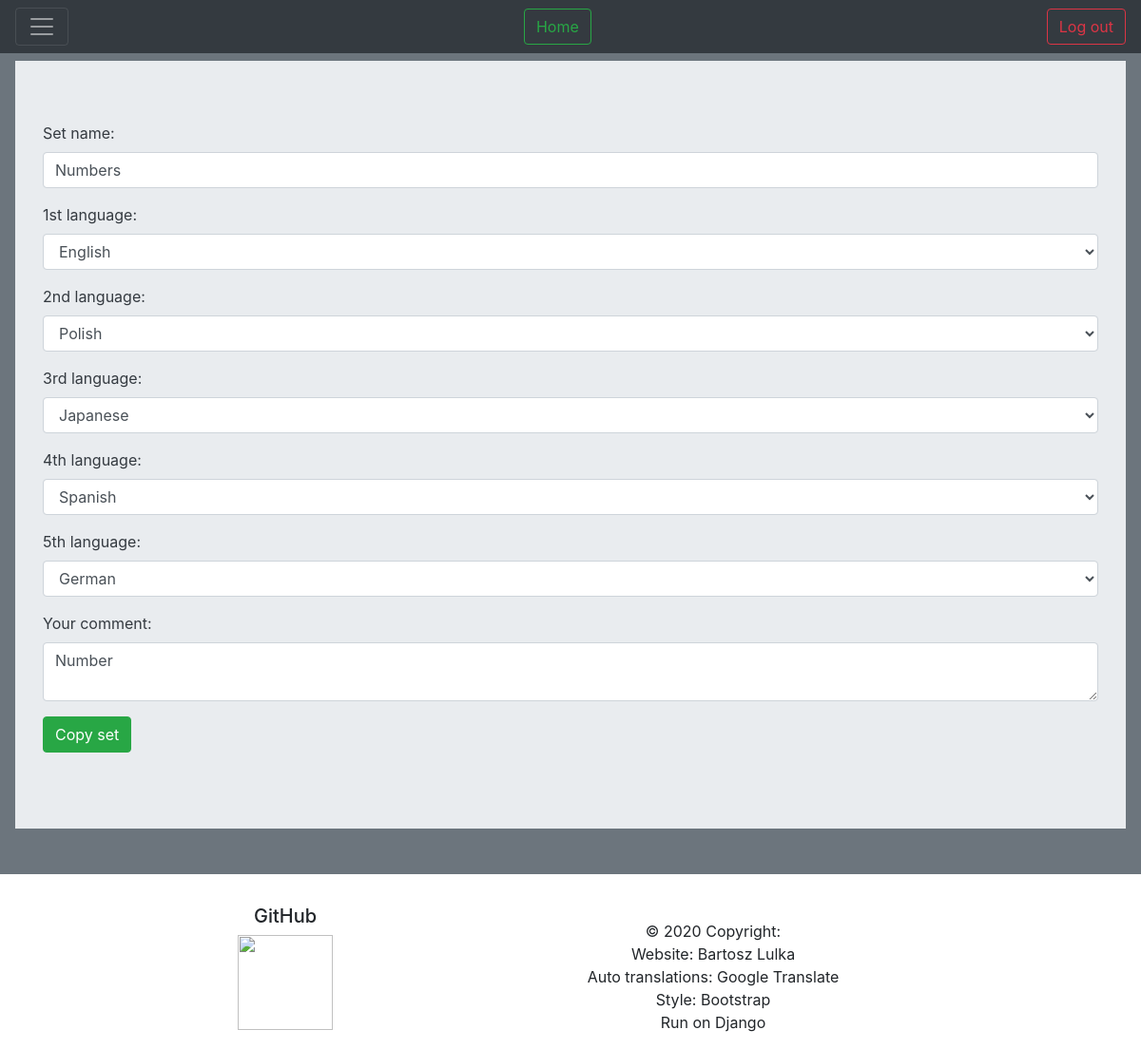
The page /cards/copy_set/57/ (signed in) on the database as committed earlier.
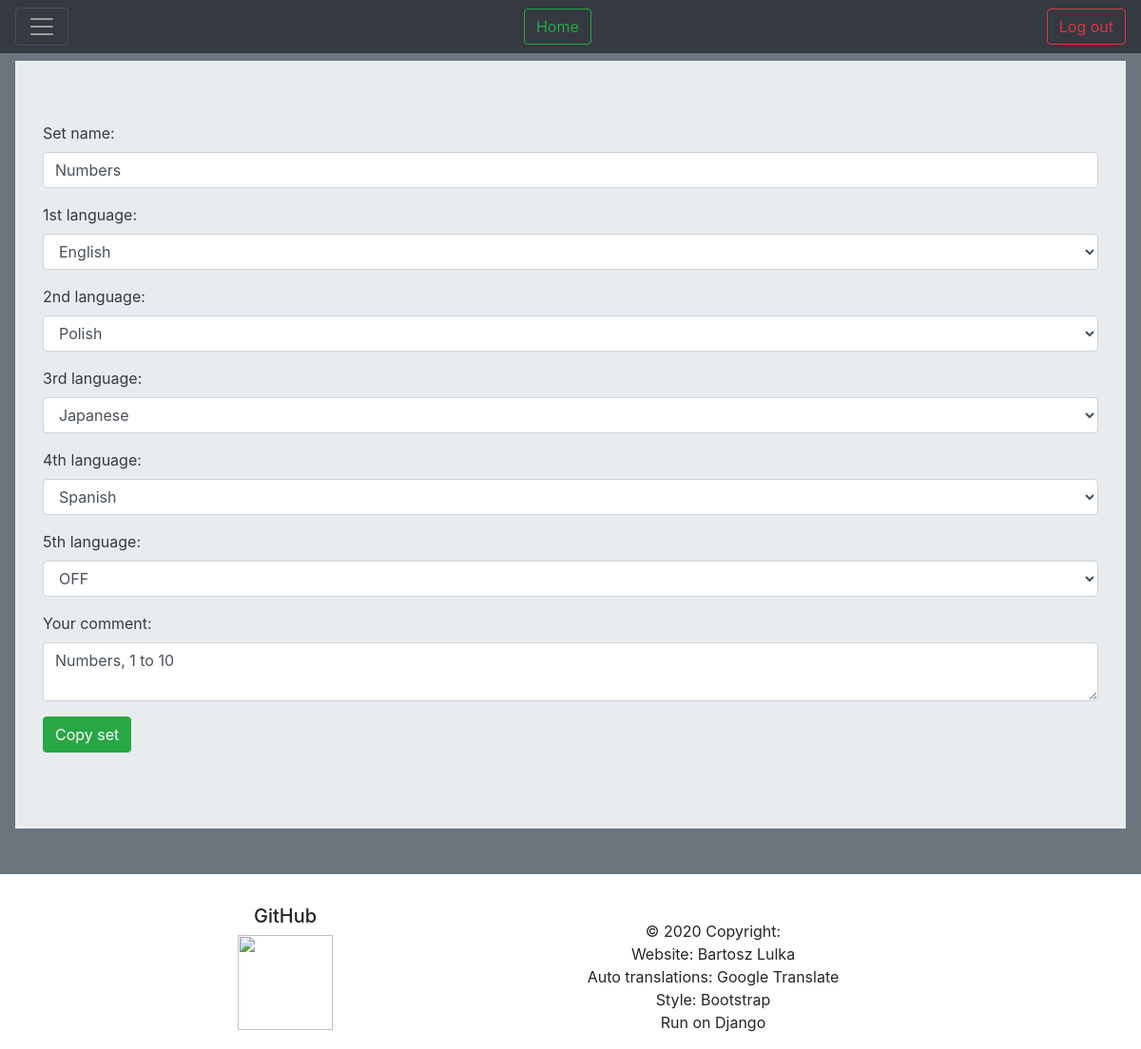
The same page on the database as committed later.
### Cards/models.py (models this page shows, shortened)
class CardFolder(models.Model):
    user = models.ForeignKey(User, on_delete=models.CASCADE)
    name = models.CharField(max_length=200)
    create_date = models.DateField(auto_now_add=True)
    edit_date = models.DateField(auto_now=True)
    lang1 = models.CharField(max_length=5, choices=langcodes.LangCodes, default="en")
    lang2 = models.CharField(max_length=5, choices=langcodes.LangCodes, default="pl")
    lang3 = models.CharField(max_length=5, choices=langcodes.LangCodes, default="ja", blank=True)
    lang4 = models.CharField(max_length=5, choices=langcodes.LangCodes, default="es", blank=True)
    lang5 = models.CharField(max_length=5, choices=langcodes.LangCodes, default="de", blank=True)
    score = models.SmallIntegerField(default=0)
    comment = models.CharField(max_length=400, blank=True)
    public = models.BooleanField(default=False)
    def langs_no(self):
        return len(self.get_langs())
    langs_no.short_description = "No of languages"

### Cards/views.py (the view)
# urls.py: path('copy_set/<int:set_id>/', views.copy_folder, name='copy_folder'),
@login_required
def copy_folder(request, set_id):
    folder = get_object_or_404(CardFolder, id=set_id)
    if request.method == 'POST':
        form = FolderForm(request.POST or None, instance=folder)
        if form.is_valid():
            new_folder = CardFolder.objects.get(id=set_id)
            new_folder.pk = None
            new_folder.id = None
            new_folder.user = request.user
            new_folder.public = False
            new_folder.save()
            for multicard in folder.multicard_set.all():
                new_multicard = MultiCard.objects.get(id=multicard.id)
                new_multicard.id = None
                new_multicard.pk = None
                new_multicard.mastered = False
                new_multicard.score = 0
                new_multicard.priority = 0
                new_multicard.cards_folder = new_folder
                new_multicard.save()
                for card in multicard.card_set.all():
                    new_card = card
                    new_card.pk = None
                    new_card.id = None
                    new_card.mastered = False
                    new_card.score = 0
                    new_card.priority = 0
                    new_card.multi_card = new_multicard
                    new_card.cards_folder = new_folder
                    new_card.save()
            form = FolderForm(request.POST or None, instance=new_folder)
            new_folder = form.save(commit=False)
            new_folder.save()
            t = Thread(target=edit_folder_translate, args=[new_folder])
            t.setDaemon(False)
            t.start()
            return render(request, 'Cards/index.html')
    else:
        form = FolderForm(instance=folder)
    return render(request, 'Cards/copy_set.html', {'form': form})

### Cards/forms.py (shortened to what this page needs)
class FolderForm(ModelForm):
    class Meta:
        model = CardFolder
        fields = ['name', 'lang1', 'lang2', 'lang3', 'lang4', 'lang5', 'comment']
        widgets = {
            'name': forms.TextInput(attrs={'class': 'form-control', 'placeholder': 'Name for the set'}),
            'lang1': forms.Select(attrs={'class': 'form-control'}),
            'lang2': forms.Select(attrs={'class': 'form-control'}),
            'lang3': forms.Select(attrs={'class': 'form-control'}),
            'lang4': forms.Select(attrs={'class': 'form-control'}),
            'lang5': forms.Select(attrs={'class': 'form-control'}),
            'comment': forms.Textarea(attrs={'class': 'form-control', 'rows': 2}),
        }
        labels = {
            'name': _('Set name'),
            'lang1': _('1st language'),
            'lang2': _('2nd language'),
            'lang3': _('3rd language'),
            'lang4': _('4th language'),
            'lang5': _('5th language'),
            'comment': _('Your comment'),
        }

### Cards/templates/Cards/copy_set.html (shortened to what this page needs)
{% extends "base.html" %}
{% block body %}
<div class="jumbotron jumbotron-fluid">
  <div class="container">
    <div class="text-dark">
    <form method="POST" action=".">{% csrf_token %}
    {{form.as_p}}
    <button class="btn btn-success">Copy set</button>
    </form>
    </div>
  </div>
</div>
{% endblock body %}

Rows that differ between the two databases and show on the page:
changed CardFolder "Numbers": lang5 "German" → "OFF"; comment "Number" → "Numbers, 1 to 10"
